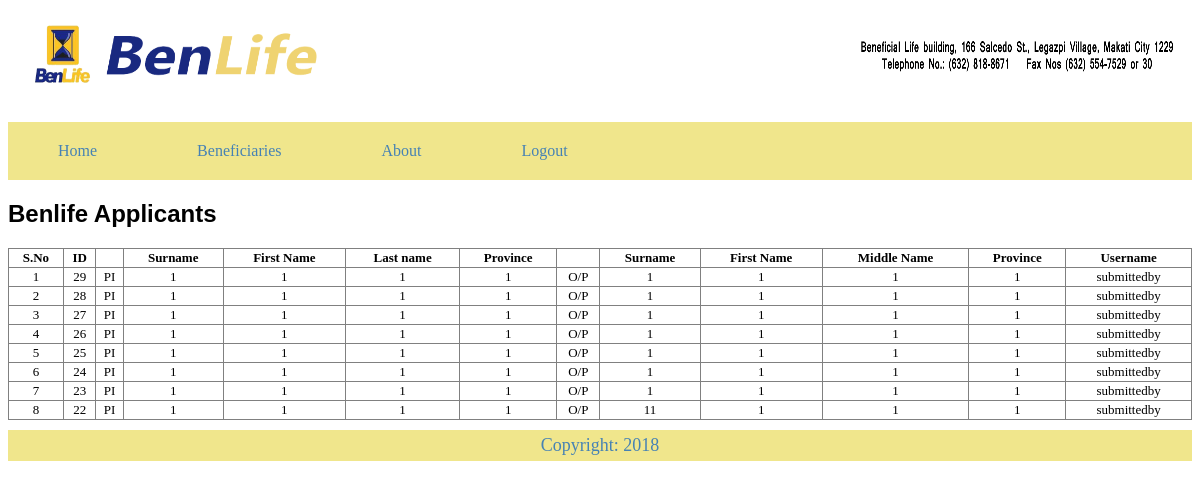
Page /view.php on the earlier database version.
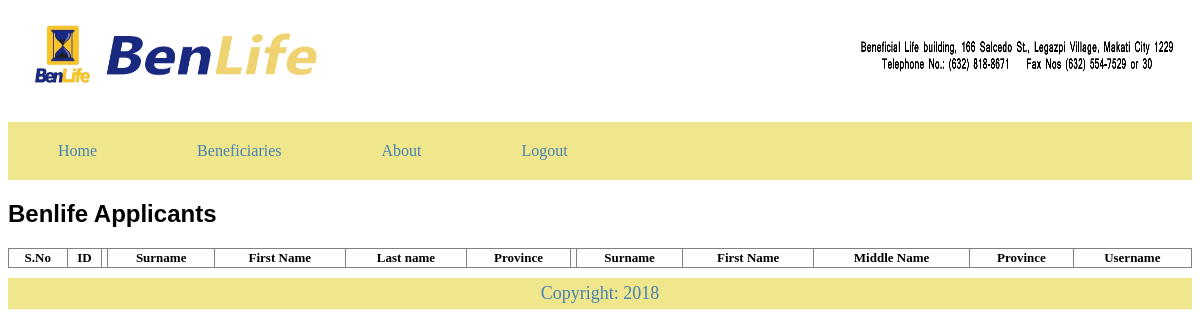
Same page on the later database version.
### tables this page shows
CREATE TABLE IF NOT EXISTS `proposed_insured` (
  `id` int(50) NOT NULL AUTO_INCREMENT,
  `trn_date` int(50) NOT NULL,
  `surname` varchar(50) NOT NULL,
  `fname` varchar(50) NOT NULL,
  `mname` varchar(50) NOT NULL,
  `age` int(2) NOT NULL,
  `birthdate` date NOT NULL,
  `birthplace` varchar(50) NOT NULL,
  `citizenship` varchar(50) NOT NULL,
  `gender` varchar(50) NOT NULL,
  `Cstatus` varchar(50) NOT NULL,
  `ResidenceNo` varchar(50) NOT NULL,
  `PurokStreet` varchar(50) NOT NULL,
  `BarangaySubd` varchar(50) NOT NULL,
  `CityTown` varchar(50) NOT NULL,
  `province` text NOT NULL,
  `TnHome` int(50) NOT NULL,
  `TnHomeZipcode` varchar(50) NOT NULL,
  `TnOffice` varchar(50) NOT NULL,
  `TnOfficeZipcode` int(50) NOT NULL,
  `CpNo` int(11) NOT NULL,
  `EmailAdd` varchar(50) NOT NULL,
  `PresentOccupation` varchar(50) NOT NULL,
  `Nameofemployer` varchar(50) NOT NULL,
  `Addofemployer` varchar(50) NOT NULL,
  `NatureofSEB` varchar(50) NOT NULL,
  `TINno` int(50) NOT NULL,
  `SSSno` int(50) NOT NULL,
  `GSISno` int(50) NOT NULL,
  `Philhealthno` int(50) NOT NULL,
  `surname2` varchar(50) NOT NULL,
  `fname2` varchar(50) NOT NULL,
  `mname2` varchar(50) NOT NULL,
  `age2` int(2) NOT NULL,
  `birthdate2` date NOT NULL,
  `birthplace2` varchar(50) NOT NULL,
  `citizenship2` varchar(50) NOT NULL,
  `gender2` varchar(50) NOT NULL,
  `Cstatus2` varchar(50) NOT NULL,
  `ResidenceNo2` varchar(50) NOT NULL,
  `PurokStreet2` varchar(50) NOT NULL,
  `BarangaySubd2` varchar(50) NOT NULL,
  `CityTown2` varchar(50) NOT NULL,
  `province2` smallint(50) NOT NULL,
  `TnHome2` int(50) NOT NULL,
  `TnHomeZipcode2` int(50) NOT NULL,
  `TnOffice2` int(50) NOT NULL,
  `TnOfficeZipcode2` int(50) NOT NULL,
  `CpNo2` int(11) NOT NULL,
  `EmailAdd2` varchar(50) NOT NULL,
  `PresentOccupation2` varchar(50) NOT NULL,
  `Nameofemployer2` varchar(50) NOT NULL,
  `Addofemployer2` varchar(50) NOT NULL,
  `SrcofFund2` varchar(50) NOT NULL,
  `TINno2` int(50) NOT NULL,
  `SSSno2` int(50) NOT NULL,
  `GSISno2` int(50) NOT NULL,
  `Philhealthno2` int(50) NOT NULL,
  `relationship` varchar(50) NOT NULL,
  `name3` varchar(50) NOT NULL,
  `address3` varchar(50) NOT NULL,
  `pob3` varchar(50) NOT NULL,
  `dob3` date NOT NULL,
  `citizenship3` varchar(50) NOT NULL,
  `relationship3` varchar(50) NOT NULL,
  `company` varchar(50) NOT NULL,
  `PolicyNo` varchar(50) NOT NULL,
  `SumInsured` varchar(50) NOT NULL,
  `premium` varchar(50) NOT NULL,
  `QA` varchar(50) NOT NULL,
  `plan` varchar(50) NOT NULL,
  `amount` varchar(50) NOT NULL,
  `PolicyDated` varchar(50) NOT NULL,
  `QB` varchar(50) NOT NULL,
  `APRno` varchar(50) NOT NULL,
  `QC` varchar(50) NOT NULL,
  `QD` varchar(50) NOT NULL,
  `payorsClause` varchar(50) NOT NULL,
  `others` varchar(50) NOT NULL,
  `QE` varchar(50) NOT NULL,
  `dividens` varchar(50) NOT NULL,
  `QF` varchar(50) NOT NULL,
  `ssubmittedby` varchar(50) NOT NULL,
  PRIMARY KEY (`id`,`surname`,`fname`,`mname`)
);

### view.php (the view, shortened to what this page needs)
<?php
require('db.php');
?>
<!DOCTYPE html>
<html>
<head>
<link rel="stylesheet" href="css/style.css" />
</head>
<body>
        <a href="index.php"> <IMG Src="img/benlife logo.png" Width="350px" Height="100"></a>
<div style="float: right";>
         <IMG Src="img/address logo.png" Width="350px" Height="100">
</div>
<div style="width:100%; padding:10px 0px; border-radius:0px 0px 0 0;
			background-color:white; color:black; margin:auto;">
<ul>
  <li><a href="index.php">Home</a></li>
  <li class="dropdown">
    <a href="javascript:void(0)" class="dropbtn">Beneficiaries</a>
  </li>
  <li class="dropdown">
    <a href="javascript:void(0)" class="dropbtn">About</a>
  </li>
  <li><a href="logout.php">Logout</a></li>
</ul>
<h2>Benlife Applicants</h2>
<table width="100%" border="1" style="border-collapse:collapse;">
<thead>
<tr><th><strong>S.No</strong>
</th>
<th><strong>ID</strong>
</th>
<th><strong></strong>
</th>
<th><strong>Surname</strong>
</th>
<th><strong>First Name</strong>
</th>
<th><strong>Last name</strong>
</th>
<th><strong>Province</strong></th>
<th><strong></strong>
</th>
<th><strong>Surname</strong></th>
<th><strong>First Name</strong></th>
<th><strong>Middle Name</strong></th>
<th><strong>Province</strong></th>
<th><strong>Username</Strong></th>
</tr>
</thead>
<tbody>
<?php
$count=1;
$sel_query="Select * from proposed_insured ORDER BY id desc;";
$result = mysqli_query($con,$sel_query);
while($row = mysqli_fetch_assoc($result)) { ?>
<tr><td align="center"><?php echo $count; ?></td>
<td align="center"><?php echo $row["id"]; ?></td>
<td align="center"><?php echo " PI"; ?></td>
<td align="center"><?php echo $row["surname"]; ?></td>
<td align="center"><?php echo $row["fname"]; ?></td>
<td align="center"><?php echo $row["mname"]; ?></td>
<td align="center"><?php echo $row["province"]; ?></td>
<td align="center"><?php echo " O/P"; ?></td>
<td align="center"><?php echo $row["surname2"]; ?></td>
<td align="center"><?php echo $row["fname2"]; ?></td>
<td align="center"><?php echo $row["mname2"]; ?></td>
<td align="center"><?php echo $row["province2"]; ?></td>
<td align="center"><?php echo $row["submittedby"]; ?></td>
</tr>
<?php $count++; } ?>
</tbody>
</table>
</div>
<div style="width:100%; font-family: Cooper Black ; padding:5px 0px; background-color:khaki; color:steelblue; margin:auto; font-size:18px; text-align:center;">
			Copyright:  2018
</div>
</body>
</html>

### css/style.css (style rules this page uses)
body { font-family:Arial, Sans-Serif; }
a { color:#0067ab; text-decoration:none; }
ul { list-style-type: none; margin: 0; padding: 0; overflow: hidden; background-color: khaki; }
li { float:left; }
li a, .dropbtn { display: inline-block; color: steelblue; text-align: center; padding: 20px 50px; text-decoration: none; font-family: arial black;s }
li.dropdown { display: inline-block; }
th { font-family:calibri; font-size:13px; }
td { font-family:calibri; font-size:13px; }

Differences in the rows shown:
removed proposed_insured: id "29", surname "1", fname "1", mname "1", province "1", surname2 "1", fname2 "1", mname2 "1", province2 "1", submittedby "submittedby"
removed proposed_insured: id "28", surname "1", fname "1", mname "1", province "1", surname2 "1", fname2 "1", mname2 "1", province2 "1", submittedby "submittedby"
removed proposed_insured: id "27", surname "1", fname "1", mname "1", province "1", surname2 "1", fname2 "1", mname2 "1", province2 "1", submittedby "submittedby"
removed proposed_insured: id "26", surname "1", fname "1", mname "1", province "1", surname2 "1", fname2 "1", mname2 "1", province2 "1", submittedby "submittedby"
removed proposed_insured: id "25", surname "1", fname "1", mname "1", province "1", surname2 "1", fname2 "1", mname2 "1", province2 "1", submittedby "submittedby"
removed proposed_insured: id "24", surname "1", fname "1", mname "1", province "1", surname2 "1", fname2 "1", mname2 "1", province2 "1", submittedby "submittedby"
removed proposed_insured: id "23", surname "1", fname "1", mname "1", province "1", surname2 "1", fname2 "1", mname2 "1", province2 "1", submittedby "submittedby"
removed proposed_insured: id "22", surname "1", fname "1", mname "1", province "1", surname2 "11", fname2 "1", mname2 "1", province2 "1", submittedby "submittedby"
